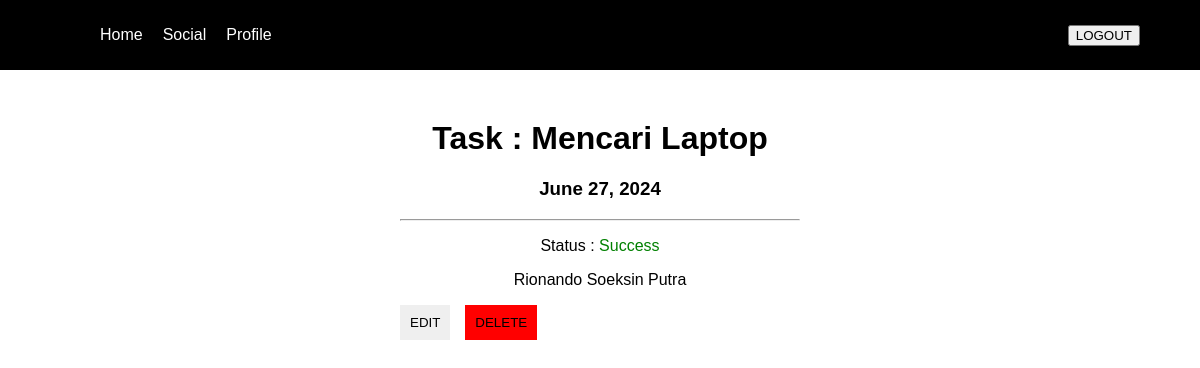
/task/18 (signed in), run on the app's committed database.
### base/models.py (models this page shows, shortened)
class todoList(models.Model):
    user = models.ForeignKey(User, on_delete=models.SET_NULL, null=True)
    name = models.CharField(max_length=200)
    description = models.TextField(max_length=400, blank=True)
    created = models.DateTimeField(auto_now_add=True)
    deadline = models.DateField(null=True, default=None)
    status = models.CharField(max_length=10, default='Ongoing')
    done = models.DateTimeField(auto_now_add=True)
    class Meta:
        ordering = ['deadline', 'created']

### base/views.py (the view)
# urls.py: path('task/<str:pk>', views.detailTask, name='detail-task'),
@login_required(login_url='/login')
def detailTask(request, pk):
    todo = todoList.objects.get(id=pk)
    context = {'todo': todo}
    return render(request, 'base/detail_item.html', context)

### base/templates/base/detail_item.html
{% include 'index.html' %} {% block content %}
<div class="task-detail">
  <h1>Task : <strong>{{todo.name}}</strong></h1>
  <h3><strong>{{todo.deadline}}</strong></h3>
  <hr />
  {% if todo.status == 'Failed' %}
  <p>Status : <span style="color: red">Failed</span></p>
  {% elif todo.status == 'Success' %}
  <p>Status : <span style="color: green">Success</span></p>
  {% else %}
  <p>Status : <span>Ongoing</span></p>
  {% endif %} {% if todo.description %}
  <p>{{todo.description}}</p>
  {% else %}
  <p>No Description yet :emot_nangis:</p>
  {% endif %}
  <div class="detail-buttons">
    <a href="{% url 'edit-task' todo.id %}"
      ><button class="btn">EDIT</button></a
    >
    <a href="{% url 'delete-task' todo.id %}"
      ><button class="fail-btn btn">DELETE</button></a
    >
  </div>
</div>
{% endblock %}

### static/styles/main.css (style rules this page uses)
body { padding: 0; margin: 0; font-family: Arial, Helvetica, sans-serif; text-align: center; }
a { text-decoration: none; }
a:link { color: white; }

### static/styles/todo.css (style rules this page uses)
.fail-btn { background-color: red; }

### static/styles/task_detail.css (style rules this page uses)
.task-detail { margin: 50px 400px; }
.detail-buttons { display: flex; gap: 15px; }
.detail-buttons button { border: none; padding: 10px; cursor: pointer; }

### data on the page
todoList: name "Mencari Laptop", deadline "June 27, 2024", description "Rionando Soeksin Putra"
